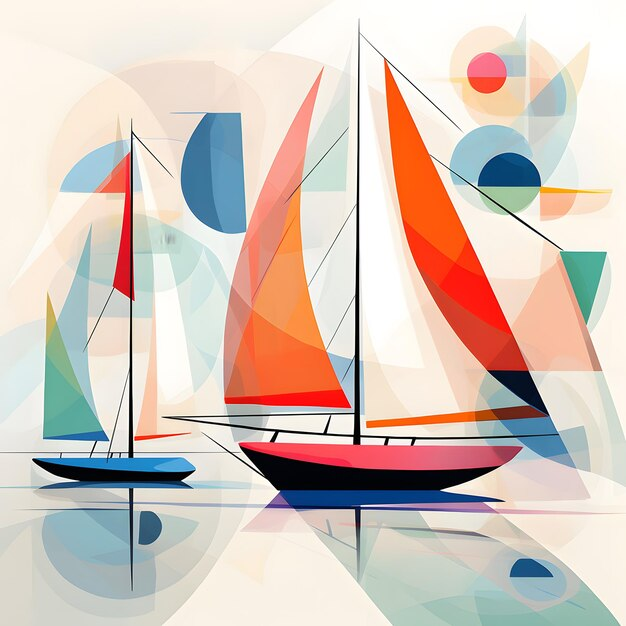
#> input picture image1.jpg, 626 x 626 px, found by its file name
$ python 'questão1.py'
#> lines starting #> are read from the running program, lines starting #| are printed output that depends on the picture; long printed decimals are rounded
import cv2
from matplotlib import pyplot as plt

image_path = "C:/Users/Noeeme/OneDrive/Imagens/image1.jpg"

image = cv2.imread(image_path)
#> image is the input picture: shape (626, 626, 3); mean B, G, R 189.3, 198.7, 214.1
if(image is not None) :
    image_rgb = cv2.cvtColor(image, cv2.COLOR_BGR2RGB)
    plt.imshow(image_rgb)
    plt.title('Imagem 2d Colorida')
    plt.axis('off')
    plt.show()

height, width, channels = image.shape
#> height = 626; width = 626; channels = 3
dtype = image.dtype
print(f"Altura = {height}\n Largura = {width}\n Canais de cor = {channels}\n Tipo de dado = {dtype}\n")
#| Altura = 626
#|  Largura = 626
#|  Canais de cor = 3
#|  Tipo de dado = uint8

gray_image = cv2.cvtColor(image, cv2.COLOR_BGR2GRAY)
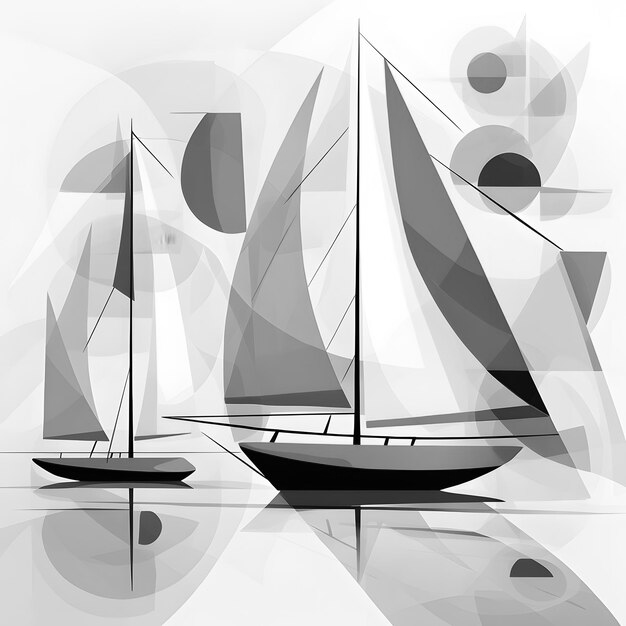
#> gray_image: shape (626, 626); min 0, max 255, mean 202.2
normalized_image = gray_image/255.0

print("Tom de cinza máximo = ", normalized_image.max())
#| Tom de cinza máximo =  1.0
print("Tom de cinza médio = ", normalized_image.mean())
#| Tom de cinza médio =  0.7931
print("Tom de cinza mínimo = ", normalized_image.min())
#| Tom de cinza mínimo =  0.0

plt.subplot(1, 2, 1)
plt.imshow(gray_image, cmap='gray')
plt.title('Imagem 2d Cinza')
plt.axis('off')
plt.show()

$ run again, with image2.jpg copied over image1.jpg
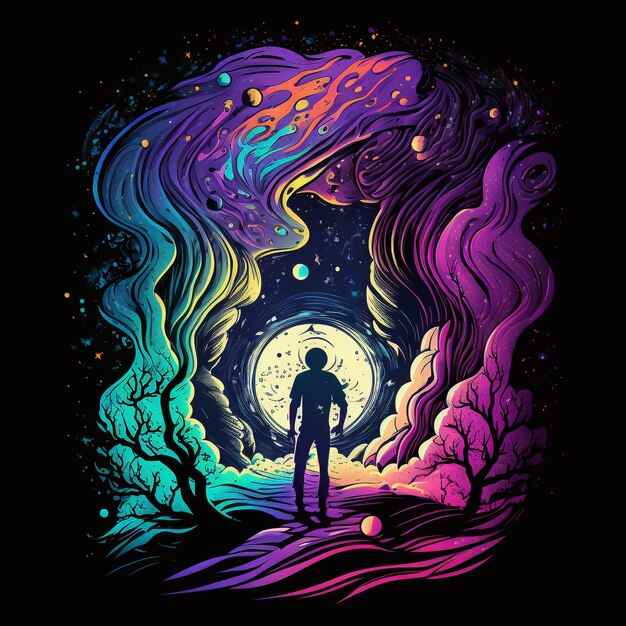
#> input picture image2.jpg, 626 x 626 px, found by its file name
#> image is the input picture: shape (626, 626, 3); mean B, G, R 52.2, 36.2, 43.3
#| Altura = 626
#|  Largura = 626
#|  Canais de cor = 3
#|  Tipo de dado = uint8
#> `gray_image = cv2.cvtColor(image, cv2.COLOR_BGR2GRAY)`:
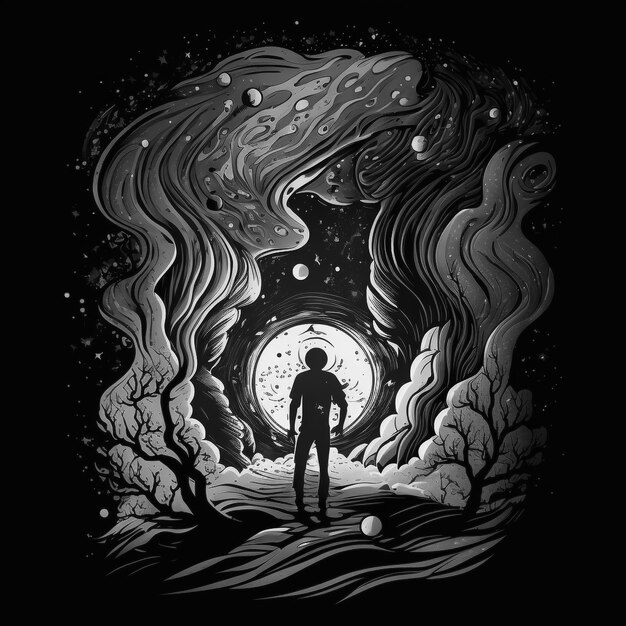
#> gray_image: shape (626, 626); min 0, max 255, mean 40.2
#| Tom de cinza máximo =  1.0
#| Tom de cinza médio =  0.1578
#| Tom de cinza mínimo =  0.0
